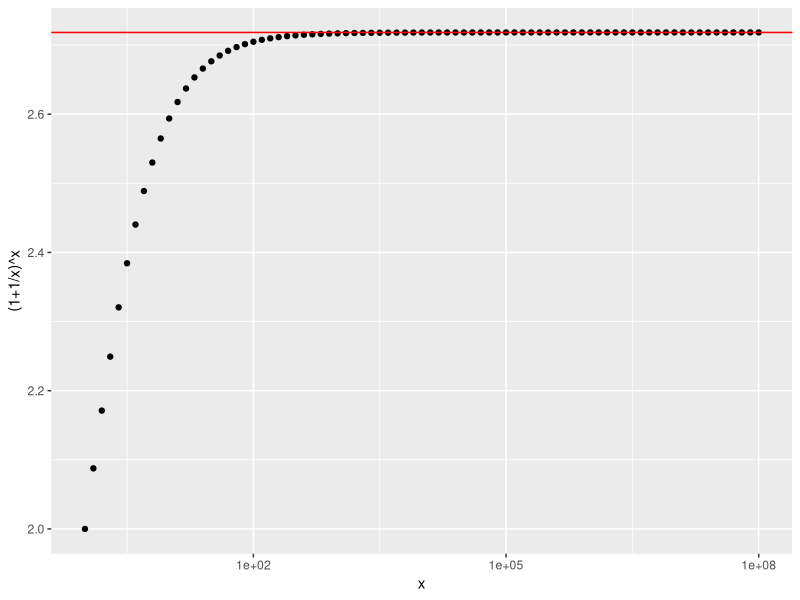

Reproduce this figure in R.
## ---- chunk 1
knitr::opts_chunk$set(echo = TRUE, message=FALSE, warning=FALSE)
## ---- chunk 2
f <- function(x){
  (1+1/x)^x
}

vals = seq(0, 8, 0.1)

x <- 10^vals

library(ggplot2)
qplot(x, f(x))+
  scale_x_log10()+
  ylab("(1+1/x)^x")+
  geom_hline(yintercept=exp(1), color="red")
